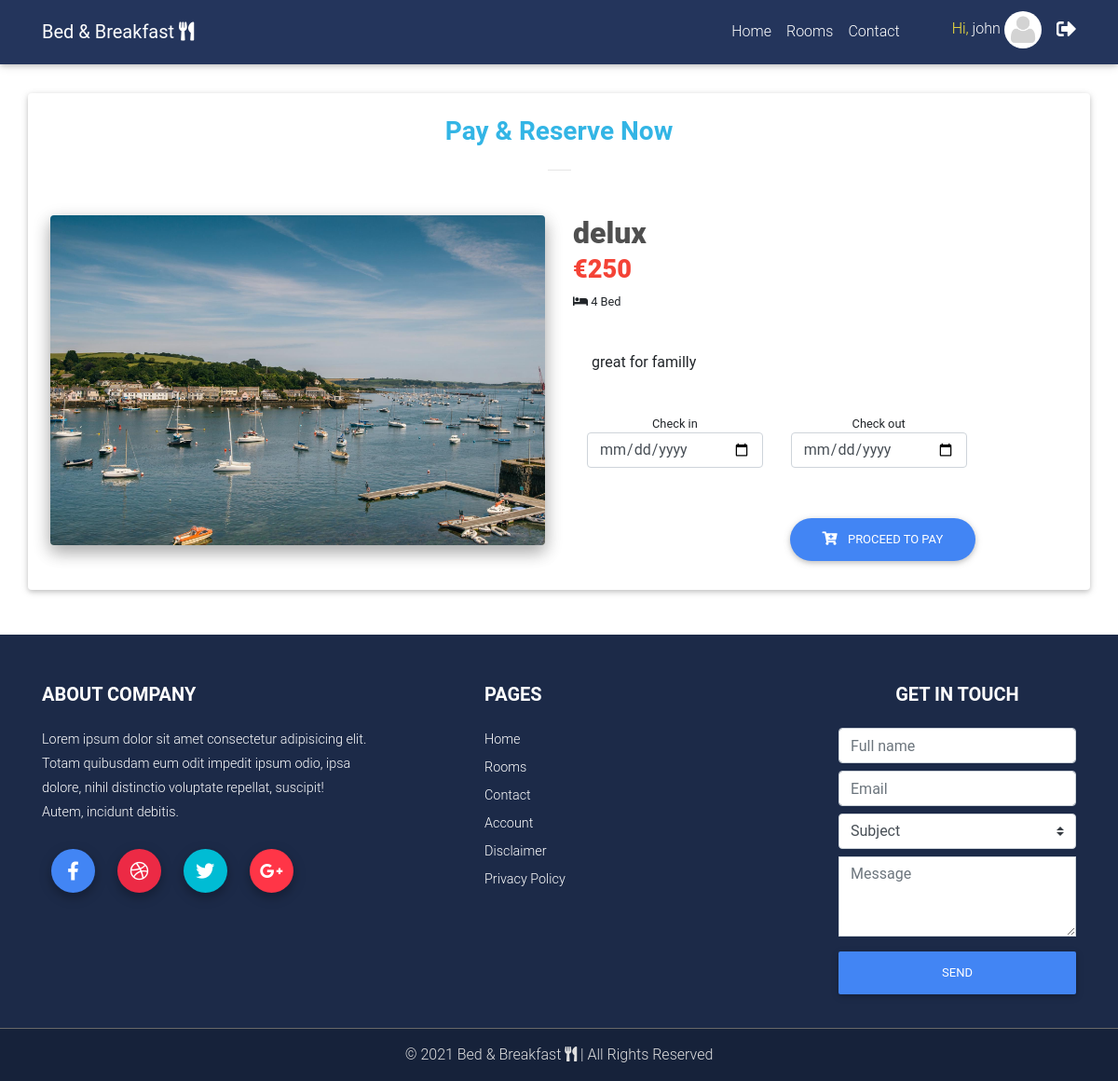
Page /room_book?room_id=1 (signed in) on the committed database.
### src/models.py (models this page shows)
class User(db.Model, UserMixin):
    id = db.Column(db.Integer, primary_key=True)
    fname = db.Column(db.String(150))
    lname = db.Column(db.String(150))
    email = db.Column(db.String(150), unique=True)
    phone = db.Column(db.String(100), default="")
    gender = db.Column(db.String(100), default="")
    country = db.Column(db.String(100), default="")
    city = db.Column(db.String(100), default="")
    zip_code = db.Column(db.String(100), default="")
    address = db.Column(db.Text, default="")
    date_of_birth = db.Column(db.String(100), default="")
    password = db.Column(db.Text)
    avatar = db.Column(db.String(225), default="default_user_img.png")
    role = db.Column(db.Boolean(), default=False)
    registered_on = db.Column(db.DateTime, default=datetime.now())

class Rooms(db.Model):
	id = db.Column(db.Integer, primary_key=True)
	title = db.Column(db.String(100))
	description = db.Column(db.Text)
	thumb = db.Column(db.String(225))
	price = db.Column(db.Integer)
	bed = db.Column(db.Integer)
	lunch = db.Column(db.Boolean(), default=False)
	wifi = db.Column(db.Boolean(), default=False)

### src/views.py (the view)
@views.route("/room_book", methods=["GET", "POST"])
def room_book():
	room_id = request.args.get("room_id")
	room_data = Rooms.query.filter_by(id=room_id).first()
	return render_template("room_book.html", user=current_user, room_data=room_data)

### src/templates/room_book.html (shortened to what this page needs)
{% extends "base.html" %}
{% block content %}
<div class="container" style="margin-top: 100px;">
<div class="row my-5">
<div class="card p-4 ">
    <h3 class="font-weight-bold text-center text-info">Pay &amp; Reserve Now</h3>
    <hr class="mb-5 mx-auto" width="25px">
<div class="row">
<div class="col-lg-6 mb-4">
<img src="{{ url_for('static', filename='img/room1.jpg') }}" class="img-fluid rounded z-depth-2">
</div>
<div class="col-lg-5 text-center text-md-left">
<div class="mb-4">
  <h2 class="h2-responsive text-center text-md-left product-name font-weight-bold dark-grey-text mb-1 ml-xl-0 ml-4">
    <strong>{{ room_data.title }}</strong>
  </h2>
  <h3 class="h3-responsive text-center text-md-left ml-xl-0 ml-4">
    <span class="red-text font-weight-bold">
      <strong>&euro;{{ room_data.price }}</strong>
    </span>
  </h3>
  <small><i class="fas fa-bed"></i> {{ room_data.bed }} Bed</small>
</div>
<div class="card-body">{{ room_data.description }}</div>
<div class="col-12 mt-4">
<form action="{{ url_for('views.room_book_confirm') }}" method="GET">
    <div class="row">
      <div class="col-6 text-center">
        <small>Check in</small>
        <input type="date" name="check_in" class="form-control" required>
      </div>
      <div class="col-6 text-center">
        <small>Check out</small>
        <input type="date" name="check_out" class="form-control" required>
      </div>
    </div>
</div>
        <section>
          <div class="mt-5">
            <div class="row mt-3">
              <div class="col-md-12 text-center text-md-left text-md-right">
<button type="submit" class="btn btn-primary btn-rounded">
<i class="fas fa-cart-plus mr-2" aria-hidden="true"></i> Proceed to Pay</button>
</div>
</div>
</div>
</section>
      </div>
    </div>
</div>
</div>
</div>
{% endblock content %}

### src/templates/navbar.html (shortened to what this page needs)
<nav class="navbar fixed-top navbar-expand-lg navbar-dark scrolling-navbar">
  <div class="container">
    <a class="navbar-brand" href="#"><strong>Bed &amp; Breakfast <i class="fas fa-utensils"></i></strong></a>
    <div class="collapse navbar-collapse" id="navbarMenu">
      <ul class="navbar-nav ml-auto smooth-scroll">
{% if user.is_authenticated %}
        <li class="nav-item">
          <a class="nav-link" href="{{ url_for('views.home') }}">Home</a>
        </li>
        <li class="nav-item">
          <a class="nav-link" href="{{ url_for('views.rooms') }}">Rooms</a>
        </li>
        <li class="nav-item">
          <a class="nav-link" href="{{ url_for('views.contact') }}">Contact</a>
        </li>
        <li class="nav-item avatar">
          <a class="nav-link p-0 ml-5" href="{{ url_for('views.user_dashboard') }}" title="Profile">
            <span class="yellow-text">Hi, </span>{{ user.fname }}
            <img src="{{ url_for('static', filename='img/user_avatars/') }}{{ user.avatar }}" class="rounded-circle z-depth-0" height="40">
          </a>
        </li>
        <li class="nav-item ml-3 mt-2"><a href="{{ url_for('auth.logout') }}" class="text-white" title="Logout"><i class="fas fa-sign-out-alt fa-lg"></i></a></li>
{% endif %}
      </ul>
    </div>
  </div>
</nav>

### src/static/css/style.css (style rules this page uses)
html, body, header, .jarallax { height: 100%; }

### rows in the picture
User: fname "john", avatar (placeholder picture)
Rooms: title "delux", price "250", bed "4", description "great for familly"
